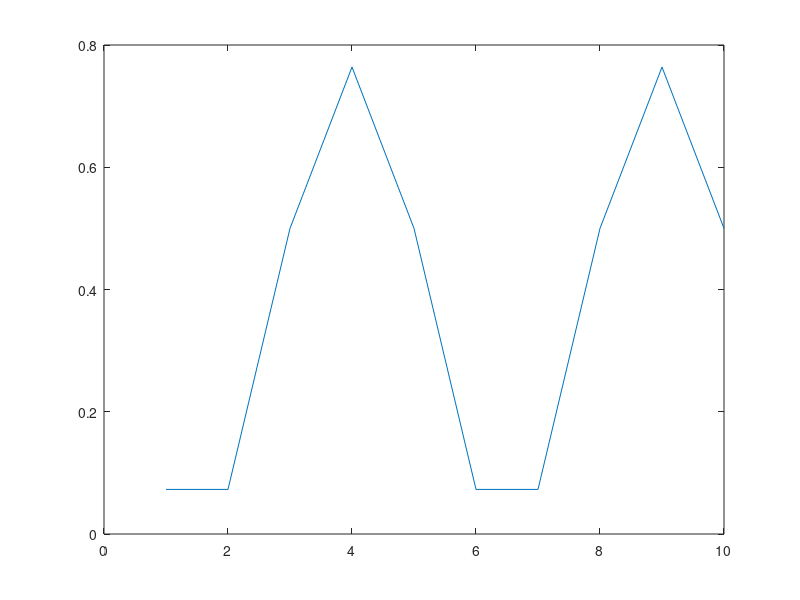

The MATLAB source for this figure: (Note: this script raises an error after producing the figure.)
clc; clear all; close all;
% load('100m.mat');
% x=val(1,:);
% ecg=x';
% figure(1);
% plot(ecg);

N=8; M=8;
k=input('enter the total no.of samples');
% n=0:1:k; 
figure
for n=1:1:2*k
    for i=0:1:7
         x=cos(.2*pi*n);
         y=cos(.2*pi*(n-i+1));
         z=cos(.2*pi*(n-i)); 
          y1=y-z;
          x1=y1*y1;
          x2=abs(x1);
          a(n)=x2*(N-i+1);
    end
%      disp(a); 
     plot(a);
%      hold on;
end
    figure
 n=1:1:k;
% j=1:7
%           plot(n,((a(n-j)/M)));
s1=a(n); s2=a(n+1); s3=a(n+2); s4=a(n+3);
s5=a(n+4); s6=a(n+5); s7=a(n+6); s8=a(n+7);
s=(s1+s2+s3+s4+s5+s6+s7+s8)/M;
disp(s)
       plot(n,s);hold on;
% plot(n,x); % plot(n,abs(x1)); % plot(n,a);% plot(n,b(n)); % plot(n,c(n));